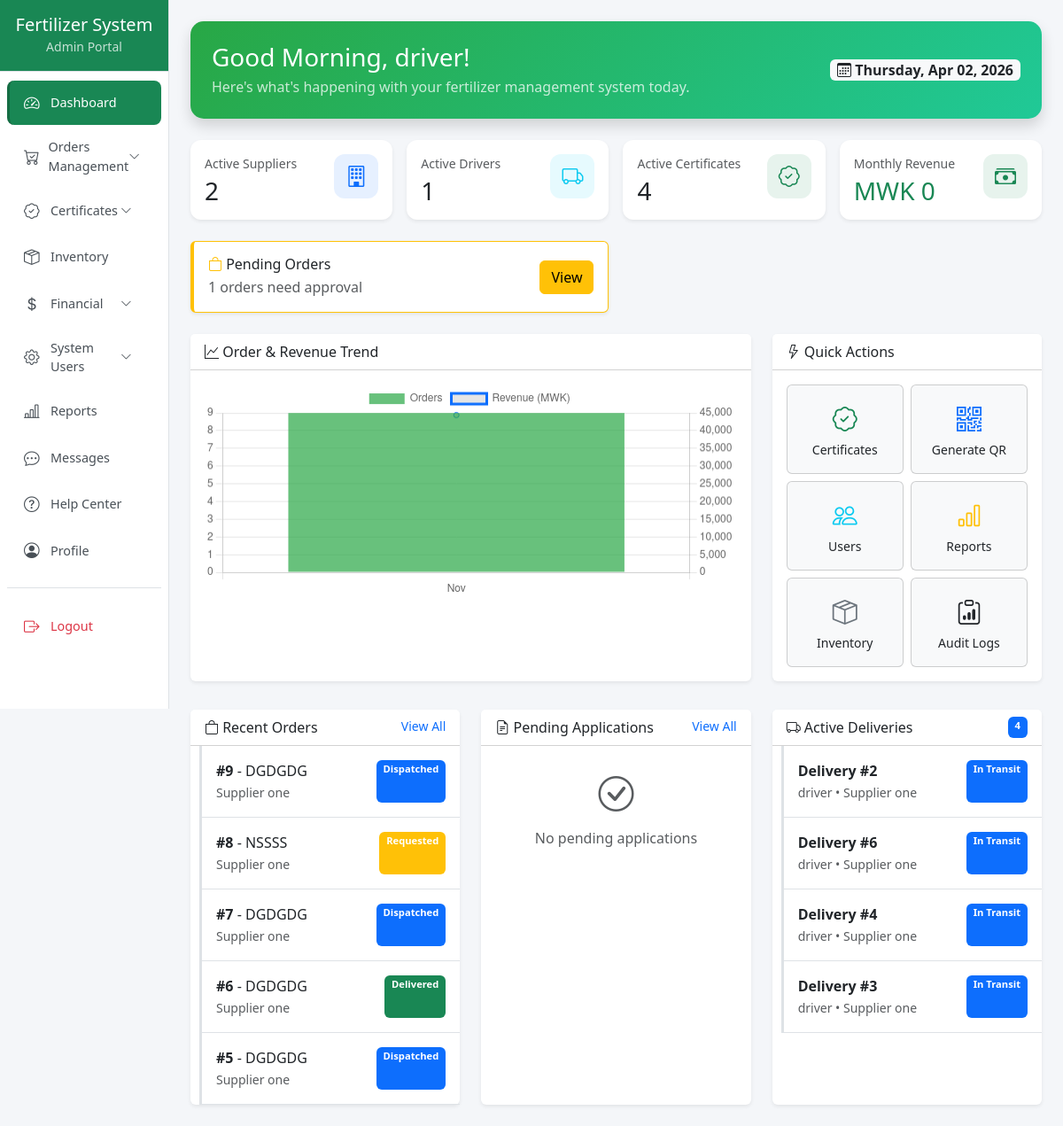
/admin/dashboard.php (signed in), run on the app's committed database.
### tables this page shows
CREATE TABLE `orders` (
  `id` int(11) NOT NULL,
  `supplier_id` int(11) DEFAULT NULL,
  `fertilizer_id` int(11) DEFAULT NULL,
  `quantity` int(11) DEFAULT NULL,
  `price_per_unit` decimal(10,2) NOT NULL,
  `total_price` decimal(10,2) NOT NULL,
  `status` enum('Requested','Approved','Dispatched','Delivered','Cancelled') DEFAULT 'Requested',
  `order_date` timestamp NOT NULL DEFAULT current_timestamp()
);

CREATE TABLE `fertilizers` (
  `id` int(11) NOT NULL,
  `admin_id` int(11) DEFAULT NULL,
  `name` varchar(255) DEFAULT NULL,
  `price_per_unit` decimal(10,2) NOT NULL,
  `type` varchar(100) DEFAULT NULL,
  `npk_value` varchar(50) DEFAULT NULL,
  `batch_no` varchar(100) DEFAULT NULL,
  `expiry_date` date DEFAULT NULL,
  `stock` int(11) DEFAULT 0,
  `stock_remaining` int(11) DEFAULT 0,
  `minimum_stock` int(11) DEFAULT 0,
  `certified` tinyint(1) DEFAULT 1,
  `depot_location` varchar(255) DEFAULT NULL,
  `price` decimal(10,2) DEFAULT 0.00
);

CREATE TABLE `suppliers` (
  `id` int(11) NOT NULL,
  `user_id` int(11) NOT NULL,
  `company_name` varchar(255) DEFAULT NULL,
  `phone` varchar(20) DEFAULT NULL,
  `address` text DEFAULT NULL,
  `created_at` timestamp NOT NULL DEFAULT current_timestamp(),
  `updated_at` timestamp NOT NULL DEFAULT current_timestamp() ON UPDATE current_timestamp()
);

CREATE TABLE `deliveries` (
  `id` int(11) NOT NULL,
  `order_id` int(11) NOT NULL,
  `admin_id` int(11) NOT NULL,
  `supplier_id` int(11) NOT NULL,
  `driver_id` int(11) DEFAULT NULL,
  `current_latitude` decimal(10,8) DEFAULT NULL,
  `current_longitude` decimal(11,8) DEFAULT NULL,
  `status` enum('Pending','In Transit','Delivered') NOT NULL DEFAULT 'Pending',
  `expected_arrival` datetime DEFAULT NULL,
  `delivered_on` datetime DEFAULT NULL,
  `last_updated` timestamp NOT NULL DEFAULT current_timestamp() ON UPDATE current_timestamp()
);

CREATE TABLE `users` (
  `id` int(11) NOT NULL,
  `full_name` varchar(255) DEFAULT NULL,
  `email` varchar(100) DEFAULT NULL,
  `phone` varchar(20) DEFAULT NULL,
  `password` varchar(255) DEFAULT NULL,
  `role` enum('admin','supplier','driver') DEFAULT 'supplier',
  `status` enum('active','inactive') DEFAULT 'active',
  `created_at` timestamp NOT NULL DEFAULT current_timestamp()
);

### admin/dashboard.php (the view, shortened to what the rows shown need)
<?php
include('../includes/db.php');
$recentOrders = $conn->query("
    SELECT o.*, s.company_name, f.name as fertilizer_name
    FROM orders o
    JOIN suppliers s ON o.supplier_id = s.id
    JOIN fertilizers f ON o.fertilizer_id = f.id
    ORDER BY o.order_date DESC
    LIMIT 5
")->fetch_all(MYSQLI_ASSOC);
$activeDeliveries = $conn->query("
    SELECT d.*, s.company_name, u.full_name as driver_name, f.name as fertilizer_name
    FROM deliveries d
    JOIN suppliers s ON d.supplier_id = s.id
    LEFT JOIN users u ON d.driver_id = u.id
    JOIN orders o ON d.order_id = o.id
    JOIN fertilizers f ON o.fertilizer_id = f.id
    WHERE d.status = 'In Transit'
    ORDER BY d.last_updated DESC
    LIMIT 5
")->fetch_all(MYSQLI_ASSOC);
$monthlyTrend = $conn->query("
    SELECT DATE_FORMAT(order_date, '%Y-%m') as month, COUNT(*) as orders, SUM(total_price) as revenue
    FROM orders
    WHERE order_date >= DATE_SUB(NOW(), INTERVAL 6 MONTH)
    GROUP BY DATE_FORMAT(order_date, '%Y-%m')
    ORDER BY month ASC
")->fetch_all(MYSQLI_ASSOC);
$trendLabels = array_map(fn($m) => date('M', strtotime($m['month'] . '-01')), $monthlyTrend);
$trendOrders = array_column($monthlyTrend, 'orders');
$trendRevenue = array_column($monthlyTrend, 'revenue');
?>
<!DOCTYPE html>
<html lang="en">
<head>
    <link href="https://cdn.jsdelivr.net/npm/bootstrap@5.3.0/dist/css/bootstrap.min.css" rel="stylesheet">
    <link href="https://cdn.jsdelivr.net/npm/bootstrap-icons@1.10.5/font/bootstrap-icons.css" rel="stylesheet">
</head>
<body>
<div class="d-flex">
    <div class="flex-grow-1 p-4">
        <div class="row g-4 mt-2">
            <div class="col-lg-4">
                <div class="card border-0 shadow-sm h-100">
                    <div class="card-body p-0">
                        <?php foreach ($recentOrders as $order): ?>
                        <div class="activity-item p-3 border-bottom">
                            <div class="d-flex justify-content-between">
                                <div>
                                    <strong>#<?= $order['id'] ?></strong> - <?= htmlspecialchars($order['fertilizer_name']) ?>
                                    <br><small class="text-muted"><?= htmlspecialchars($order['company_name']) ?></small>
                                </div>
                                <span class="badge bg-<?= $order['status'] === 'Delivered' ? 'success' : ($order['status'] === 'Requested' ? 'warning' : 'primary') ?> h-fit">
                                    <?= $order['status'] ?>
                                </span>
                            </div>
                        </div>
                        <?php endforeach; ?>
                    </div>
                </div>
            </div>
            <div class="col-lg-4">
                <div class="card border-0 shadow-sm h-100">
                    <div class="card-body p-0">
                        <?php if (empty($activeDeliveries)): ?>
                            <div class="text-center text-muted py-4">
                                <i class="bi bi-truck fs-1"></i>
                                <p class="mb-0 mt-2">No active deliveries</p>
                            </div>
                        <?php else: ?>
                            <?php foreach ($activeDeliveries as $del): ?>
                            <div class="activity-item p-3 border-bottom">
                                <div class="d-flex justify-content-between">
                                    <div>
                                        <strong>Delivery #<?= $del['id'] ?></strong>
                                        <br><small class="text-muted">
                                            <?= htmlspecialchars($del['driver_name'] ?? 'No driver') ?> •
                                            <?= htmlspecialchars($del['company_name']) ?>
                                        </small>
                                    </div>
                                    <span class="badge bg-primary h-fit">In Transit</span>
                                </div>
                            </div>
                            <?php endforeach; ?>
                        <?php endif; ?>
                    </div>
                </div>
            </div>
        </div>
    </div>
</div>
<script>
    new Chart(document.getElementById('trendChart'), {
        type: 'bar',
        data: {
            labels: <?= json_encode($trendLabels) ?>,
            datasets: [{
                label: 'Orders',
                data: <?= json_encode($trendOrders) ?>,
                backgroundColor: 'rgba(40, 167, 69, 0.7)',
                yAxisID: 'y'
            }, {
                label: 'Revenue (MWK)',
                data: <?= json_encode($trendRevenue) ?>,
                type: 'line',
                borderColor: '#0d6efd',
                tension: 0.4,
                yAxisID: 'y1'
            }]
        },
        options: {
            responsive: true,
            scales: {
                y: { beginAtZero: true, position: 'left' },
                y1: { beginAtZero: true, position: 'right', grid: { drawOnChartArea: false } }
            }
        }
    });
</script>
</body>
</html>

### data on the page
orders: id "9", fertilizer.name "DGDGDG", supplier.company_name "Supplier one", status "Dispatched"
orders: id "8", fertilizer.name "NSSSS", supplier.company_name "Supplier one", status "Requested"
orders: id "7", fertilizer.name "DGDGDG", supplier.company_name "Supplier one", status "Dispatched"
orders: id "6", fertilizer.name "DGDGDG", supplier.company_name "Supplier one", status "Delivered"
orders: id "5", fertilizer.name "DGDGDG", supplier.company_name "Supplier one", status "Dispatched"
deliveries: id "2", driver.full_name "driver", supplier.company_name "Supplier one"
deliveries: id "6", driver.full_name "driver", supplier.company_name "Supplier one"
deliveries: id "4", driver.full_name "driver", supplier.company_name "Supplier one"
deliveries: id "3", driver.full_name "driver", supplier.company_name "Supplier one"

### other printed values
$role "Admin"
$admin_name "driver"
$stats['active_suppliers'] "2"
$stats['active_drivers'] "1"
$stats['active_certificates'] "4"
$stats['monthly_revenue'] "0"
$stats['pending_orders'] "1"
$stats['active_deliveries'] "4"
chart data {{ json_encode($trendLabels) }} ["Nov"]
chart data {{ json_encode($trendOrders) }} ["9"]
chart data {{ json_encode($trendRevenue) }} ["44400.00"]
